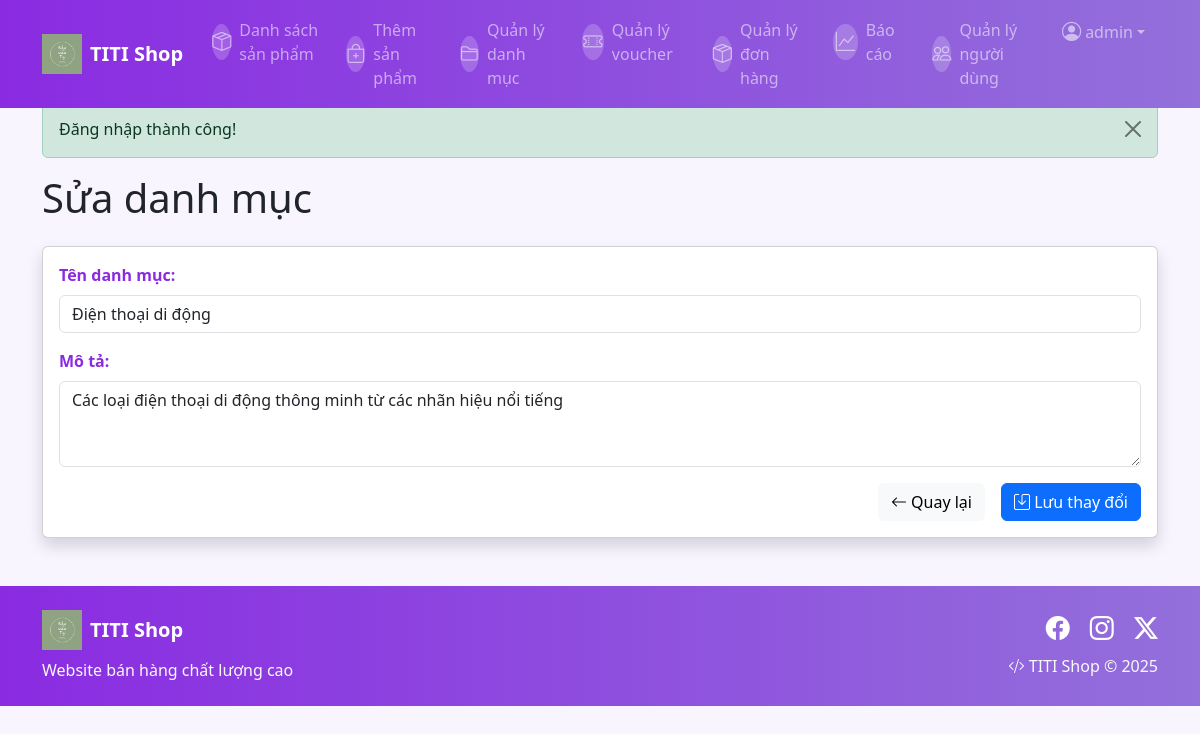
Screenshot of /Category/edit/1 (signed in) with the database file from the repository.
### tables this page shows
CREATE TABLE categories (
    id INT AUTO_INCREMENT PRIMARY KEY,
    name VARCHAR(255) NOT NULL,
    description TEXT,
    created_at TIMESTAMP DEFAULT CURRENT_TIMESTAMP
);

### index.php (called while the page is built, shortened)
<?php
$url = $_GET['url'] ?? '';
$url = rtrim($url, '/');
$url = filter_var($url, FILTER_SANITIZE_URL);
$url = explode('/', $url);
$action = isset($url[1]) && $url[1] != '' ? $url[1] : 'index';
$controller = new $controllerName();
call_user_func_array([$controller, $action], array_slice($url, 2));
?>

### app/config/database.php (called while the page is built, shortened)
<?php
class Database {
    private $host = "localhost";
    private $db_name = "webbanhang";
    private $username = "root";
    private $password = "";
    public function getConnection() {
        $this->conn = null;
        try {            $this->conn = new PDO("mysql:host=" . $this->host . ";dbname=" . $this->db_name,
                                  $this->username,
                                  $this->password);
            $this->conn->exec("set names utf8mb4");
        } catch(PDOException $exception) {
            echo "Connection error: " . $exception->getMessage();
        }
        return $this->conn;
    }
}

### app/models/CategoryModel.php (called while the page is built, shortened)
<?php
class CategoryModel
{
    private $conn;
    private $table_name = "categories";
    public function __construct($db)
    {
        $this->conn = $db;
    }
    public function getCategoryById($id)
    {
        $query = "SELECT id, name, description FROM " . $this->table_name . " WHERE id = :id";
        $stmt = $this->conn->prepare($query);
        $stmt->bindParam(':id', $id);
        $stmt->execute();
        $result = $stmt->fetch(PDO::FETCH_OBJ);
        return $result;
    }
}
?>

### app/views/category/edit.php (the view, shortened to what this page needs)
<?php include 'app/views/shares/header.php'; ?>
<h1 class="mb-4">Sửa danh mục</h1>
<div class="card shadow">
    <div class="card-body">
        <form method="POST" action="/webbanhang/Category/update" class="needs-validation" novalidate>
            <div class="mb-3">
                <label for="name" class="form-label">Tên danh mục:</label>
                <input type="text" class="form-control" id="name" name="name"
                       value="<?php echo htmlspecialchars($category->name, ENT_QUOTES, 'UTF-8'); ?>" required>
            </div>
            <div class="mb-3">
                <label for="description" class="form-label">Mô tả:</label>
                <textarea class="form-control" id="description" name="description" rows="3"><?php echo htmlspecialchars($category->description, ENT_QUOTES, 'UTF-8'); ?></textarea>
            </div>
            <div class="d-grid gap-2 d-md-flex justify-content-md-end">
                <a href="/webbanhang/Category" class="btn btn-light me-md-2">
                    <i class="bi bi-arrow-left"></i> Quay lại
                </a>
                <button type="submit" class="btn btn-primary">
                    <i class="bi bi-save"></i> Lưu thay đổi
                </button>
            </div>
        </form>
    </div>
</div>
<?php include 'app/views/shares/footer.php'; ?>

### public/css/purple-theme.css (style rules this page uses)
:root { --purple-primary: #8a2be2; --purple-secondary: #9370db; --purple-light: #e6e0ff; --purple-hover: #7026b9; --purple-focus: rgba(138, 43, 226, 0.25); }
body { background-color: #f8f5ff; font-family: 'Segoe UI', Tahoma, Geneva, Verdana, sans-serif; }
.form-label { font-weight: 600; color: var(--purple-primary); margin-bottom: 8px; }

### app/views/shares/header.php (style rules this page uses)
body { padding-top: 76px; }

### rows the page displays
categories: name "Điện thoại di động", description "Các loại điện thoại di động thông minh từ các nhãn hiệu nổi tiếng"

### other values shown
SessionHelper::get('username') "admin"
SessionHelper::getFlash('success') "Đăng nhập thành công!"
